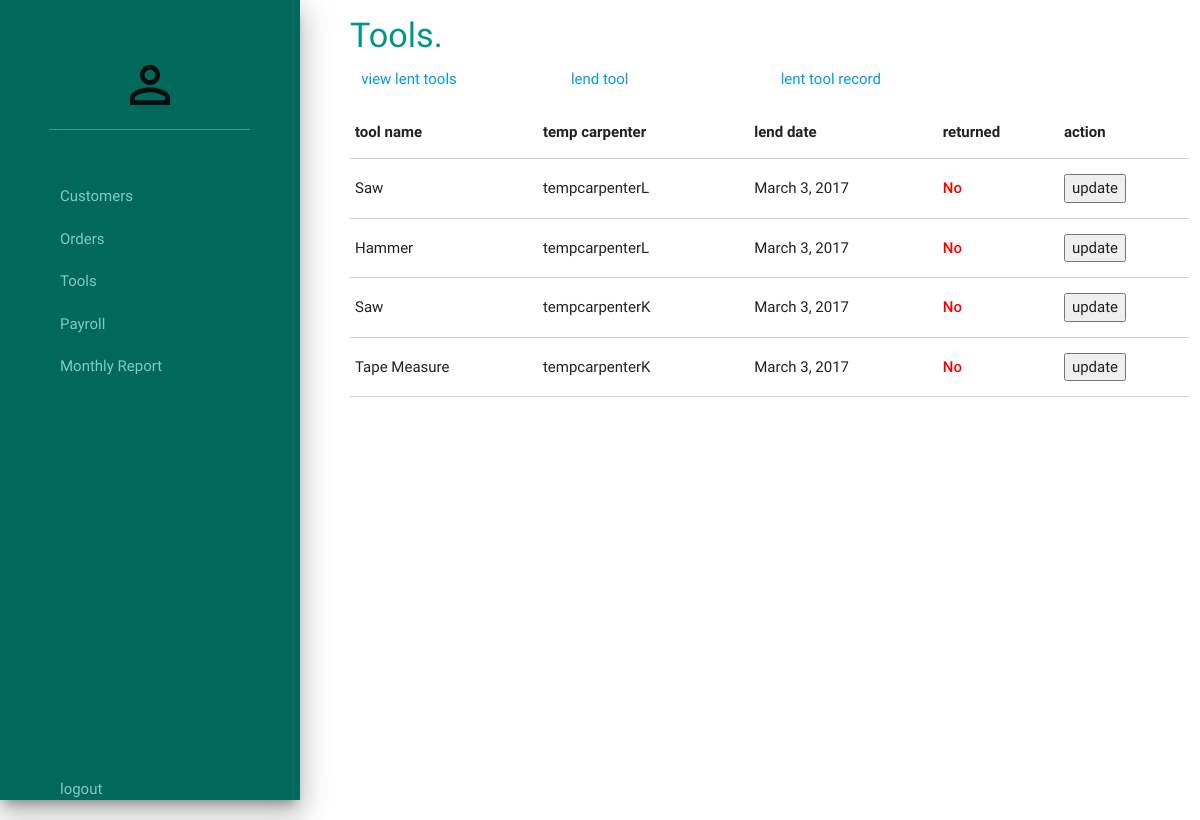
The page /furniture_palace/catalog/fP/lent_tools/ on the database its author committed.
### catalog/models.py (models this page shows, shortened)
class LentTool(models.Model):
    tool = models.ForeignKey(Tool)
    temp_carpenter = models.ForeignKey(TempCarpenter)
    lend_date = models.DateField(auto_now_add=True)
    return_date = models.DateField(null=True)
    days_with_tool = models.IntegerField(null=True)
    lending_fee = models.FloatField(default=0.00)
    returned = models.NullBooleanField()
    was_damaged = models.NullBooleanField()

class Tool(models.Model):
    tool_name = models.CharField(max_length=250)
    lending_rate_per_day = models.FloatField()
    damage_fee = models.FloatField(default=0.00)
    def __str__(self):
        return self.tool_name

### accounts/models.py (models this page shows)
class TempCarpenter(models.Model):
    temp_carpenter_name = models.CharField(max_length=100)
    temp_carpenter_email = models.EmailField(max_length=254)
    def __str__(self):
        return self.temp_carpenter_name

### catalog/views.py (the view)
def show_lent_tools(request):
    lent_tools = get_lent_tools()
    return render(request, 'catalog/lent_tools_list.html', locals())

### accounts/context_processors.py (called while the page is built)
def username_processor(request):
    username = request.user.username
    return {'username': username}

def furniture_processor(request):
    furniture = Furniture.objects.all()
    return {'furniture': furniture}

### catalog/catalog.py (called while the page is built)
def get_lent_tools():
    lent_tools = LentTool.objects.all().filter(returned=None)
    return lent_tools

### catalog/templates/catalog/lent_tools_list.html (shortened to what this page needs)
{% extends "./base.html" %}
{% block heading %}
<div class="heading">
    <h4>Tools.</h4>
</div>
{% endblock %}
{% block content%}
<div class="col l12 m12 s12"><p style="color: green">{{ msg }}</p></div>
<table class="highlight bordered responsive">
    <thead>
        <tr>
            <th>tool name</th>
            <th>temp carpenter</th>
            <th>lend date</th>
            <th>returned</th>
            <th>action</th>
        </tr>
    </thead>
    <tbody>
    {% for lent_tool in lent_tools %}
        <tr>
            <td>{{ lent_tool.tool }}</td>
            <td>{{ lent_tool.temp_carpenter }}</td>
            <td>{{ lent_tool.lend_date }}</td>
            <td>
                {% if lent_tool.returned is True %}
                    <strong style="color:green">Yes</strong>
                {% else %}
                    <strong style="color:red">No</strong>
                {% endif %}
            </td>
            <td>
                <form action="{% url 'catalogs:lent_tool_return_page' %}" method="post">
                    <button type="submit">update</button>
                </form>
            </td>
        </tr>
    {% endfor %}
    </tbody>
</table>
{% endblock %}

### accounts/static/css/fp.css (style rules this page uses)
body { overflow: hidden; }
.heading>h4 { color: #009688; }

### rows shown on the page
LentTool: tool "Saw", temp_carpenter "tempcarpenterL", lend_date "March 3, 2017", shows "No"
LentTool: tool "Hammer", temp_carpenter "tempcarpenterL", lend_date "March 3, 2017", shows "No"
LentTool: tool "Saw", temp_carpenter "tempcarpenterK", lend_date "March 3, 2017", shows "No"
LentTool: tool "Tape Measure", temp_carpenter "tempcarpenterK", lend_date "March 3, 2017", shows "No"
